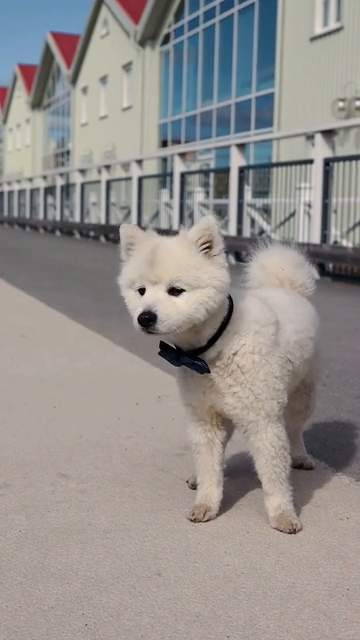
#> input picture frame 30 of OpenCV/video.mp4, 360 x 640 px, given in place of test.mp4, which was not available
$ jupyter execute opencv_video_test_0327.ipynb   (shell and % lines are left out)
#> lines starting #> are read from the running program, lines starting #| are printed output that depends on the picture; pictures that were not available may be replaced by others from this repository, and a replacement may not be noted
[cell 1]
import cv2
cap = cv2.VideoCapture('test.mp4')

fps = cap.get(cv2.CAP_PROP_FPS) #약 30
delay = round(1000 / (fps*2))
width = round(cap.get(cv2.CAP_PROP_FRAME_WIDTH)) #540
height = round(cap.get(cv2.CAP_PROP_FRAME_HEIGHT)) #960
fourcc = cv2.VideoWriter_fourcc(*'DIVX') #코덱 설정
out = cv2.VideoWriter('video_out.avi', fourcc, fps*2, (height,width))

while cap.isOpened():
    ret, frame = cap.read()
#> frame is the input picture: shape (640, 360, 3); mean B, G, R 141.2, 143.8, 148.1

    if not ret :
        break

    rotate90 = cv2.rotate(frame, cv2.ROTATE_90_COUNTERCLOCKWISE)
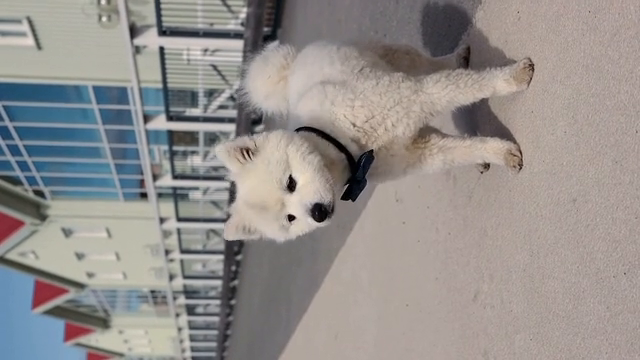
#> rotate90: shape (360, 640, 3); mean B, G, R 141.2, 143.8, 148.1

    cv2.imshow('elphant', rotate90)
    out.write(rotate90)

    if cv2.waitKey(delay) == ord('q') :
#> (key q is pressed here)
        print('사용자에 의해 종료되었습니다.')
        break

cap.release()
out.release()
cv2.destroyAllWindows()

[cell 2]
print(fps)
print(width,height)

[cell 3]
import cv2
cap = cv2.VideoCapture('video_out.avi')

while cap.isOpened():
    ret, frame = cap.read()

    if not ret :
        break

    cv2.imshow('video', frame)

    if cv2.waitKey(1) == ord('q') :
#> (key q is pressed here)
        print('사용자에 의해 종료되었습니다.')
        break

cap.release()
cv2.destroyAllWindows()

[cell 4]
fps = cap.get(cv2.CAP_PROP_FPS)
delay = int(1000 / fps)

[cell 5]
img = cv2.imread('img.jpg')
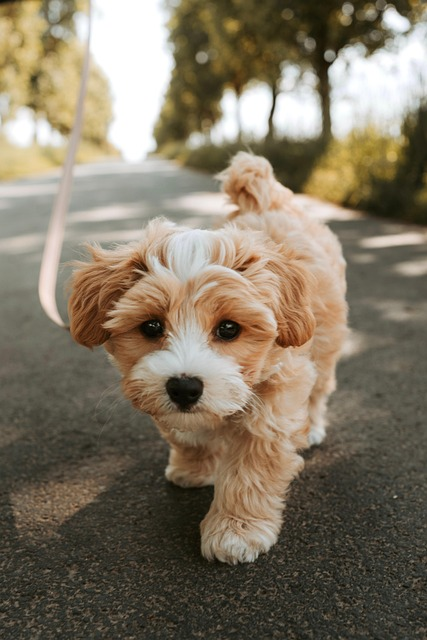
#> input picture OpenCV/img.jpg, 427 x 640 px
#> img is the input picture: shape (640, 427, 3); mean B, G, R 99.5, 118.3, 129.2

rotate90 = cv2.rotate(img, cv2.ROTATE_90_CLOCKWISE) # 시계방향 90도 회전
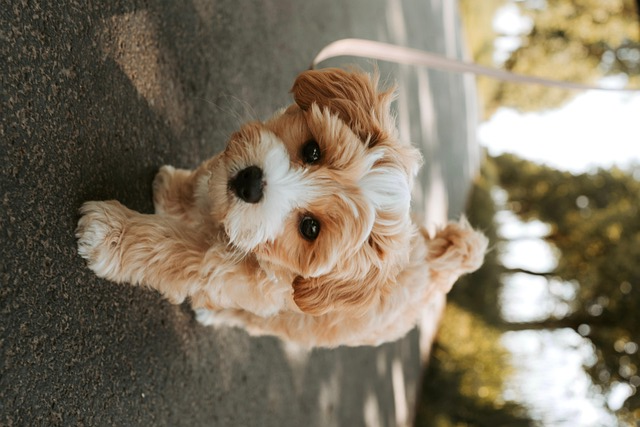
#> rotate90: shape (427, 640, 3); mean B, G, R 99.5, 118.3, 129.2
rotate180 = cv2.rotate(img, cv2.ROTATE_180)  # 180도 회전
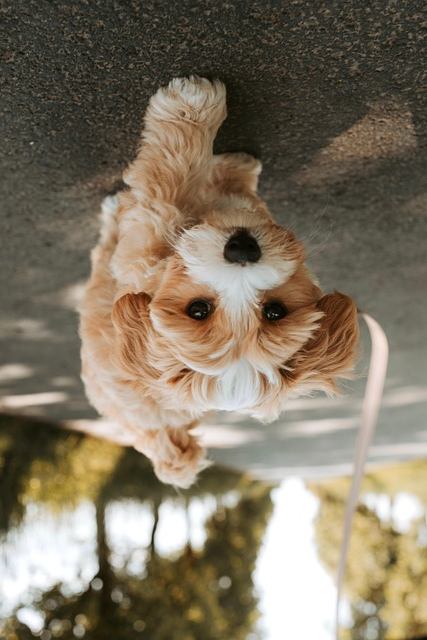
#> rotate180: shape (640, 427, 3); mean B, G, R 99.5, 118.3, 129.2
rotate270 = cv2.rotate(img, cv2.ROTATE_90_COUNTERCLOCKWISE) # 시계반대방향 90도
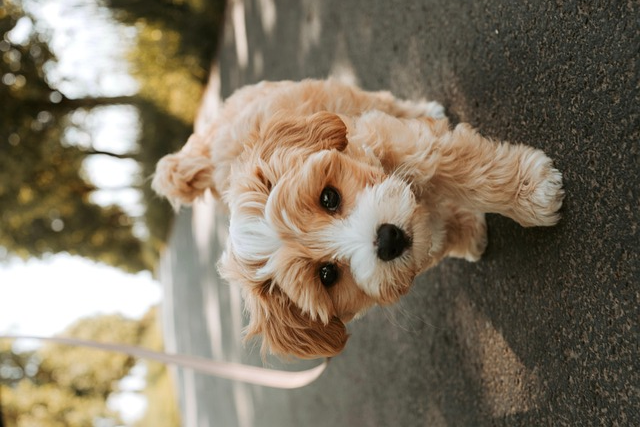
#> rotate270: shape (427, 640, 3); mean B, G, R 99.5, 118.3, 129.2

cv2.imshow('img', img)
cv2.imshow('rotate90', rotate90)
cv2.imshow('rotate180', rotate180)
cv2.imshow('rotate270', rotate270)
cv2.waitKey(0)
cv2.destroyAllWindows()

$ run again, starting later in the video
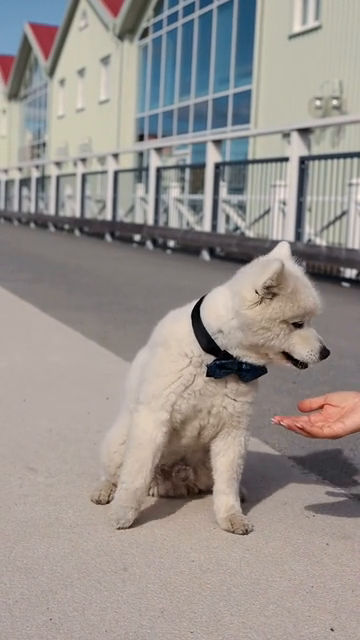
#> input picture frame 135 of OpenCV/video.mp4, 360 x 640 px, given in place of test.mp4, which was not available
#> frame is the input picture: shape (640, 360, 3); mean B, G, R 141.3, 145.5, 151.8
#> `rotate90 = cv2.rotate(frame, cv2.ROTATE_90_COUNTERCLOCKWISE)`:
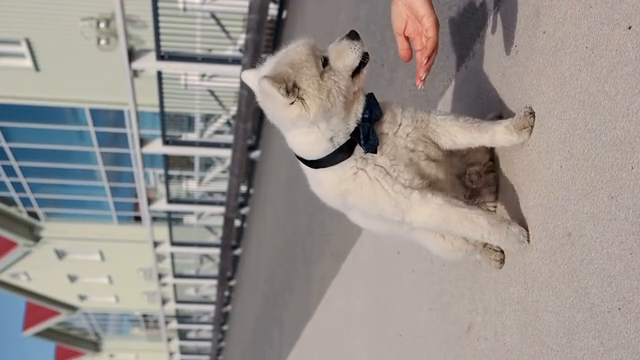
#> rotate90: shape (360, 640, 3); mean B, G, R 141.3, 145.5, 151.8
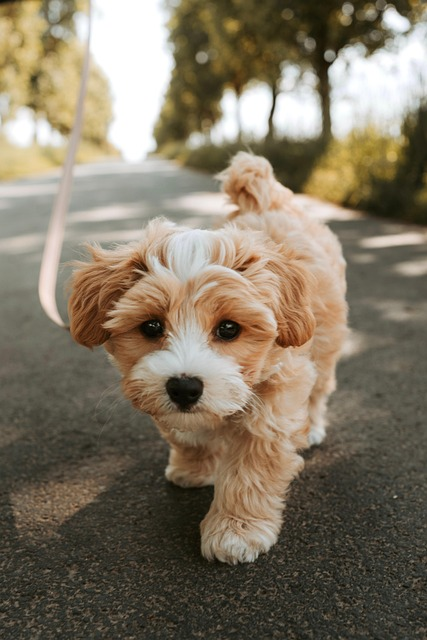
#> input picture OpenCV/img.jpg, 427 x 640 px
#> img is the input picture: shape (640, 427, 3); mean B, G, R 99.5, 118.3, 129.2

$ run again, starting later in the video
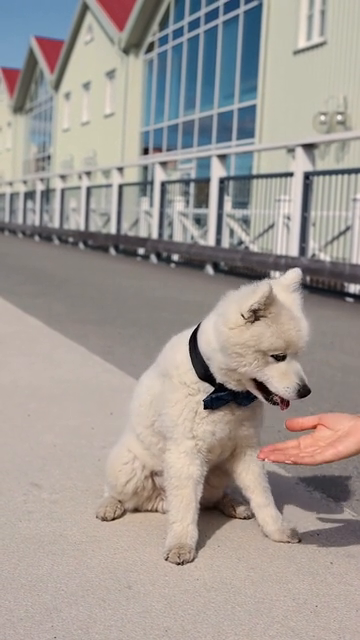
#> input picture frame 241 of OpenCV/video.mp4, 360 x 640 px, given in place of test.mp4, which was not available
#> frame is the input picture: shape (640, 360, 3); mean B, G, R 147.3, 152.6, 159.8
#> `rotate90 = cv2.rotate(frame, cv2.ROTATE_90_COUNTERCLOCKWISE)`:
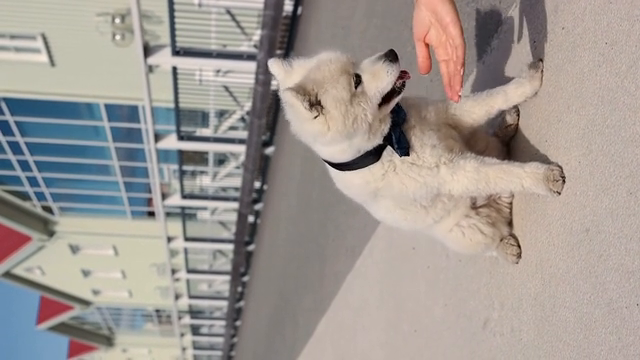
#> rotate90: shape (360, 640, 3); mean B, G, R 147.3, 152.6, 159.8
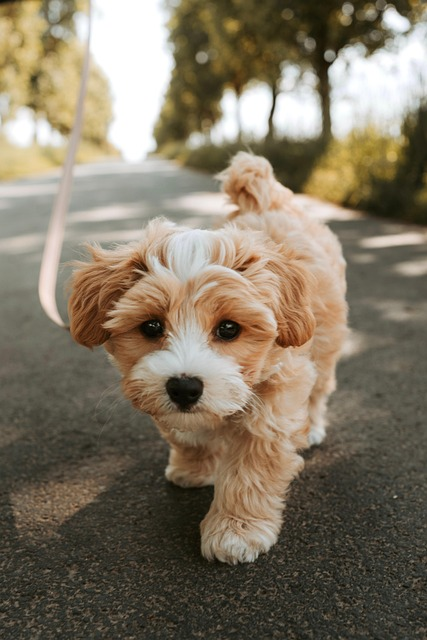
#> input picture OpenCV/img.jpg, 427 x 640 px
#> img is the input picture: shape (640, 427, 3); mean B, G, R 99.5, 118.3, 129.2
